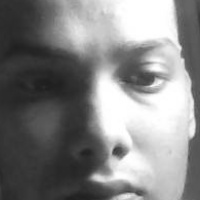
#> input picture data/students/11/1.jpg, 200 x 200 px, given in place of the camera
$ python recognize.py
#> lines starting #> are read from the running program, lines starting #| are printed output that depends on the picture
### backend/database.py
import sqlite3
import os
from datetime import datetime


# ============================================================
# PROJECT PATHS
# ============================================================

BASE_DIR = os.path.dirname(
    os.path.dirname(
        os.path.abspath(__file__)
    )
)

DATA_DIR = os.path.join(
    BASE_DIR,
    "data"
)

DATABASE_PATH = os.path.join(
    DATA_DIR,
    "attendance.db"
)


# ============================================================
# GET DATABASE CONNECTION
# ============================================================

def get_connection():

    os.makedirs(
        DATA_DIR,
        exist_ok=True
    )

    connection = sqlite3.connect(
        DATABASE_PATH
    )

    return connection


# ============================================================
# CREATE DATABASE
# ============================================================

def create_database():

    connection = get_connection()

    cursor = connection.cursor()


    # ========================================================
    # STUDENTS TABLE
    # ========================================================

    cursor.execute("""
        CREATE TABLE IF NOT EXISTS students (
            id INTEGER PRIMARY KEY AUTOINCREMENT,
            name TEXT NOT NULL,
            roll_number TEXT UNIQUE NOT NULL,
            registration_number TEXT,
            created_at TIMESTAMP DEFAULT CURRENT_TIMESTAMP
        )
    """)


    # ========================================================
    # ATTENDANCE TABLE
    # ========================================================

    cursor.execute("""
        CREATE TABLE IF NOT EXISTS attendance (
            id INTEGER PRIMARY KEY AUTOINCREMENT,
            roll_number TEXT NOT NULL,
            date TEXT NOT NULL,
            time TEXT NOT NULL,
            status TEXT NOT NULL
        )
    """)


    connection.commit()
    connection.close()


# ============================================================
# ADD STUDENT
# ============================================================

# [380 lines left out: functions add_student, get_student, get_all_students, mark_attendance, get_today_attendance, get_total_students and 1 more, not called in this run]


# ============================================================
# TEST
# ============================================================

# [31 lines that do not run on import are left out]

### backend/recognize.py
import cv2
import numpy as np
import os
import sqlite3
import time

import camera_state

from database import create_database, mark_attendance


# ============================================================
# SETTINGS
# ============================================================

BASE_DIR = os.path.dirname(
    os.path.abspath(__file__)
)

MODEL_PATH = os.path.join(
    BASE_DIR,
    "..",
    "models",
    "face_model.yml"
)

LABELS_PATH = os.path.join(
    BASE_DIR,
    "..",
    "models",
    "labels.npy"
)

DATABASE_PATH = os.path.join(
    BASE_DIR,
    "..",
    "data",
    "attendance.db"
)

# Lower = stricter recognition
# 120 is your current value.
RECOGNITION_THRESHOLD = 40

# Number of matching frames required
REQUIRED_MATCHES = 3

# Maximum scanning time
SCAN_TIMEOUT = 12

# Camera resolution
CAMERA_WIDTH = 640
CAMERA_HEIGHT = 480


# ============================================================
# DATABASE
# ============================================================

create_database()


# [25 lines left out: function get_student_name, not called in this run]


# ============================================================
# CHECK MODEL
# ============================================================

if not os.path.exists(MODEL_PATH):
    print("WARNING: Face model file (face_model.yml) is missing. Start in registration-only mode.")

if not os.path.exists(LABELS_PATH):
    print("WARNING: Labels mapping file (labels.npy) is missing. Start in registration-only mode.")


# ============================================================
# LBPH RECOGNIZER
# ============================================================

try:

    recognizer = cv2.face.LBPHFaceRecognizer_create()

except AttributeError:

    raise RuntimeError(
        "\ncv2.face is not available.\n\n"
        "Run:\n"
        "python -m pip uninstall opencv-python -y\n"
        "python -m pip install opencv-contrib-python\n"
    )


if os.path.exists(MODEL_PATH):
    recognizer.read(MODEL_PATH)


# ============================================================
# LOAD LABELS
# ============================================================

labels = {}
if os.path.exists(LABELS_PATH):
    labels = np.load(
        LABELS_PATH,
        allow_pickle=True
    ).item()

print("Initial loaded labels:")
print(labels)


# ============================================================
# FACE DETECTOR
# ============================================================

CASCADE_PATH = os.path.join(
    BASE_DIR,
    "..",
    "models",
    "haarcascade_frontalface_default.xml"
)

face_detector = cv2.CascadeClassifier(
    CASCADE_PATH
)


if face_detector.empty():

    raise RuntimeError(
        "Haar Cascade face detector could not be loaded."
    )


# ============================================================
# DRAW TEXT WITH BACKGROUND
# ============================================================

# [54 lines left out: function draw_text_box, not called in this run]


# ============================================================
# RECOGNITION FUNCTION
# ============================================================

def recognize_once(timeout=SCAN_TIMEOUT):

#> called with timeout = 12
    print()
    print("=" * 60)
    print("SMART ATTENDANCE AI")
    print("FAST FACE SCANNING")
    print("=" * 60)

    # --------------------------------------------------------
    # RELOAD MODEL AND LABELS FROM DISK
    # --------------------------------------------------------
    global recognizer, labels
    try:
        if os.path.exists(MODEL_PATH):
            recognizer.read(MODEL_PATH)
        if os.path.exists(LABELS_PATH):
            labels = np.load(
                LABELS_PATH,
                allow_pickle=True
            ).item()
        print("Model and labels reloaded successfully:")
        print(labels)
    except Exception as e:
        print(f"Error reloading model/labels: {e}")

    # --------------------------------------------------------
    # CAMERA
    # --------------------------------------------------------

    camera = cv2.VideoCapture(0)

    camera.set(
        cv2.CAP_PROP_FRAME_WIDTH,
        CAMERA_WIDTH
    )

    camera.set(
        cv2.CAP_PROP_FRAME_HEIGHT,
        CAMERA_HEIGHT
    )

    camera.set(
        cv2.CAP_PROP_BUFFERSIZE,
        1
    )

    if not camera.isOpened():

        return {
            "recognized": False,
            "error": "Could not open camera"
        }


    start_time = time.time()

    consecutive_matches = 0

    last_roll = None
    last_name = None
    last_score = 0

    result = None


    # ========================================================
    # CAMERA LOOP
    # ========================================================

    try:

        while True:

            success, frame = camera.read()
#> frame is the input picture: shape (200, 200, 3); min 30, max 255, mean 132.2

            if not success:

                continue


            # Mirror camera
            frame = cv2.flip(
                frame,
                1
            )
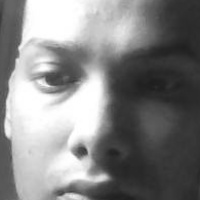
#> frame: shape (200, 200, 3); min 30, max 255, mean 132.2


            # ------------------------------------------------
            # GRAYSCALE
            # ------------------------------------------------

            gray = cv2.cvtColor(
                frame,
                cv2.COLOR_BGR2GRAY
            )


            # ------------------------------------------------
            # FACE DETECTION
            # ------------------------------------------------

            faces = face_detector.detectMultiScale(
                gray,
                scaleFactor=1.15,
                minNeighbors=5,
                minSize=(90, 90)
            )
#> faces = [[4, 11, 182, 182]]


            # ------------------------------------------------
            # TOP HEADER
            # ------------------------------------------------

            cv2.putText(
                frame,
                "SMART ATTENDANCE AI",
                (20, 30),
                cv2.FONT_HERSHEY_SIMPLEX,
                0.65,
                (0, 255, 220),
                2,
                cv2.LINE_AA
            )


            cv2.putText(
                frame,
                "LOOK AT THE CAMERA",
                (20, 58),
                cv2.FONT_HERSHEY_SIMPLEX,
                0.5,
                (0, 255, 220),
                1,
                cv2.LINE_AA
            )
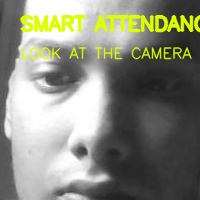
#> frame: shape (200, 200, 3); mean B, G, R 123.6, 137.8, 135.8


            # =================================================
            # NO FACE
            # =================================================

            if len(faces) == 0:

                consecutive_matches = 0

                cv2.putText(
                    frame,
                    "SEARCHING FOR FACE...",
                    (20, 95),
                    cv2.FONT_HERSHEY_SIMPLEX,
                    0.55,
                    (0, 255, 220),
                    1,
                    cv2.LINE_AA
                )


            # =================================================
            # PROCESS FACE
            # =================================================

            for (
                x,
                y,
                w,
                h
            ) in faces:

                face = gray[
                    y:y + h,
                    x:x + w
                ]


                # Resize exactly like training
                face = cv2.resize(
                    face,
                    (200, 200)
                )


                # ------------------------------------------------
                # PREDICT
                # ------------------------------------------------

                label, distance = recognizer.predict(
                    face
                )


                print(
                    f"Label: {label} | "
                    f"Distance: {distance:.2f}"
                )


                # ------------------------------------------------
                # RECOGNIZED
                # ------------------------------------------------

                if (
                    distance < RECOGNITION_THRESHOLD
                    and label in labels
                ):

                    roll_number = str(
                        labels[label]
                    )

                    student_name = get_student_name(
                        roll_number
                    )


                    # Convert LBPH distance to display score
                    score = max(
                        0,
                        min(
                            100,
                            100 - distance
                        )
                    )


                    # Check consecutive match
                    if last_roll == roll_number:

                        consecutive_matches += 1

                    else:

                        consecutive_matches = 1

                        last_roll = roll_number

                        last_name = student_name

                        last_score = score


                    # ------------------------------------------------
                    # GREEN FACE BOX
                    # ------------------------------------------------

                    cv2.rectangle(
                        frame,
                        (x, y),
                        (x + w, y + h),
                        (0, 255, 120),
                        2
                    )


                    # ------------------------------------------------
                    # SCANNING LINE
                    # ------------------------------------------------

                    scan_y = (
                        y +
                        int(
                            (time.time() * 250)
                            % max(h, 1)
                        )
                    )

                    cv2.line(
                        frame,
                        (x, scan_y),
                        (x + w, scan_y),
                        (0, 255, 255),
                        2
                    )


                    # ------------------------------------------------
                    # RESULT BESIDE FACE
                    # ------------------------------------------------

                    result_x = x + w + 15

                    # If there isn't enough space on right,
                    # show it on left.
                    if result_x + 220 > frame.shape[1]:

                        result_x = x - 220

                    result_x = max(
                        10,
                        result_x
                    )


                    result_y = y + 25


                    draw_text_box(
                        frame,
                        "IDENTITY VERIFIED",
                        result_x,
                        result_y,
                        (0, 255, 120),
                        0.48,
                        1
                    )


                    draw_text_box(
                        frame,
                        student_name,
                        result_x,
                        result_y + 28,
                        (255, 255, 255),
                        0.55,
                        1
                    )


                    draw_text_box(
                        frame,
                        f"ROLL: {roll_number}",
                        result_x,
                        result_y + 56,
                        (0, 255, 220),
                        0.48,
                        1
                    )


                    draw_text_box(
                        frame,
                        f"MATCH: {score:.1f}%",
                        result_x,
                        result_y + 84,
                        (0, 255, 220),
                        0.48,
                        1
                    )


                    # ------------------------------------------------
                    # SCANNING STATUS
                    # ------------------------------------------------

                    if consecutive_matches < REQUIRED_MATCHES:

                        draw_text_box(
                            frame,
                            "VERIFYING...",
                            result_x,
                            result_y + 112,
                            (0, 255, 255),
                            0.48,
                            1
                        )


                    # ------------------------------------------------
                    # CONFIRMED
                    # ------------------------------------------------

                    if (
                        consecutive_matches
                        >= REQUIRED_MATCHES
                    ):

                        attendance_marked = mark_attendance(
                            roll_number
                        )


                        if attendance_marked:

                            attendance_message = (
                                "ATTENDANCE MARKED"
                            )

                        else:

                            attendance_message = (
                                "ALREADY MARKED TODAY"
                            )


                        # Show attendance result
                        draw_text_box(
                            frame,
                            attendance_message,
                            result_x,
                            result_y + 112,
                            (0, 255, 120),
                            0.48,
                            1
                        )


                        # ------------------------------------------------
                        # FINAL LARGE MESSAGE
                        # ------------------------------------------------

                        center_x = 20
                        center_y = frame.shape[0] - 55

                        cv2.putText(
                            frame,
                            attendance_message,
                            (
                                center_x,
                                center_y
                            ),
                            cv2.FONT_HERSHEY_SIMPLEX,
                            0.75,
                            (0, 255, 120),
                            2,
                            cv2.LINE_AA
                        )


                        # Update shared state with final frame
                        success_enc, jpeg = cv2.imencode('.jpg', frame)
                        if success_enc:
                            camera_state.latest_frame = jpeg.tobytes()

                        # Keep result visible briefly
                        time.sleep(1.0)


                        result = {
                            "recognized": True,
                            "name": student_name,
                            "roll_number": roll_number,
                            "match": round(
                                score,
                                1
                            ),
                            "attendance": attendance_message
                        }


                        return result


                # =================================================
                # UNKNOWN FACE
                # =================================================

                else:

                    consecutive_matches = 0

                    cv2.rectangle(
                        frame,
                        (x, y),
                        (x + w, y + h),
                        (0, 0, 255),
                        2
                    )


                    result_x = x + w + 15

                    if result_x + 200 > frame.shape[1]:

                        result_x = x - 200

                    result_x = max(
                        10,
                        result_x
                    )


                    draw_text_box(
                        frame,
                        "UNKNOWN FACE",
                        result_x,
                        y + 25,
                        (0, 0, 255),
                        0.55,
                        1
                    )


                    draw_text_box(
                        frame,
                        "PLEASE TRY AGAIN",
                        result_x,
                        y + 55,
                        (0, 180, 255),
                        0.45,
                        1
                    )
#> this loop made 1 pass
#> pass 1, in recognize_once, `face = gray[ y:y + h, x:x + w ]`:
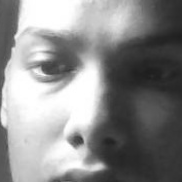
#> face: shape (182, 182); min 30, max 255, mean 139.3


            # ====================================================
            # TIMEOUT
            # ====================================================

            if (
                time.time() - start_time
                > timeout
            ):

                return {
                    "recognized": False,
                    "message": "Face recognition timed out"
                }


            # Encode frame to JPEG and update shared state
            success_enc, jpeg = cv2.imencode('.jpg', frame)
            if success_enc:
                camera_state.latest_frame = jpeg.tobytes()

            # Check web cancel request
            if camera_state.cancel_requested:
                camera_state.cancel_requested = False
                return {
                    "recognized": False,
                    "message": "Recognition cancelled"
                }

            time.sleep(0.04)


    finally:

        camera.release()
        camera_state.latest_frame = None


# ============================================================
# DIRECT TEST
# ============================================================

if __name__ == "__main__":

#> (the run stopped early here; a loop or call above may not have finished)

$ run again, on data/students/11/10.jpg
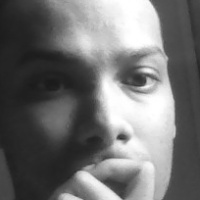
#> input picture data/students/11/10.jpg, 200 x 200 px, given in place of the camera
#> in recognize_once, frame is the input picture: shape (200, 200, 3); min 26, max 255, mean 113.3
#> faces = [[12, 12, 170, 170]]
#> in recognize_once, `cv2.putText( frame, "LOOK AT THE CAMERA", (20, 58), cv2.FONT_HERSHEY_S..`:
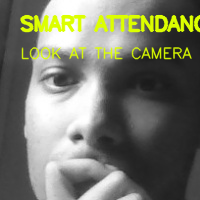
#> frame: shape (200, 200, 3); mean B, G, R 106.2, 120.3, 118.4
#> the loop in recognize_once, `for ( x, y, w, h ) in faces: ` made 1 pass
#> pass 1, in recognize_once, `face = gray[ y:y + h, x:x + w ]`:
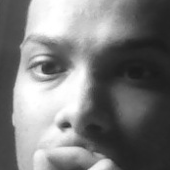
#> face: shape (170, 170); min 26, max 255, mean 123.2

$ run again, on data/students/11/12.jpg
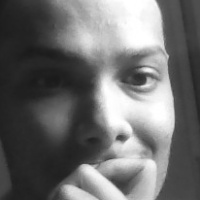
#> input picture data/students/11/12.jpg, 200 x 200 px, given in place of the camera
#> in recognize_once, frame is the input picture: shape (200, 200, 3); min 25, max 255, mean 109.5
#> faces = [[10, 9, 175, 175]]
#> in recognize_once, `cv2.putText( frame, "LOOK AT THE CAMERA", (20, 58), cv2.FONT_HERSHEY_S..`:
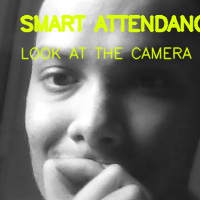
#> frame: shape (200, 200, 3); mean B, G, R 102.6, 116.7, 114.7
#> the loop in recognize_once, `for ( x, y, w, h ) in faces: ` made 1 pass
#> pass 1, in recognize_once, `face = gray[ y:y + h, x:x + w ]`:
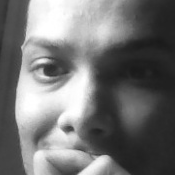
#> face: shape (175, 175); min 25, max 255, mean 116.3
